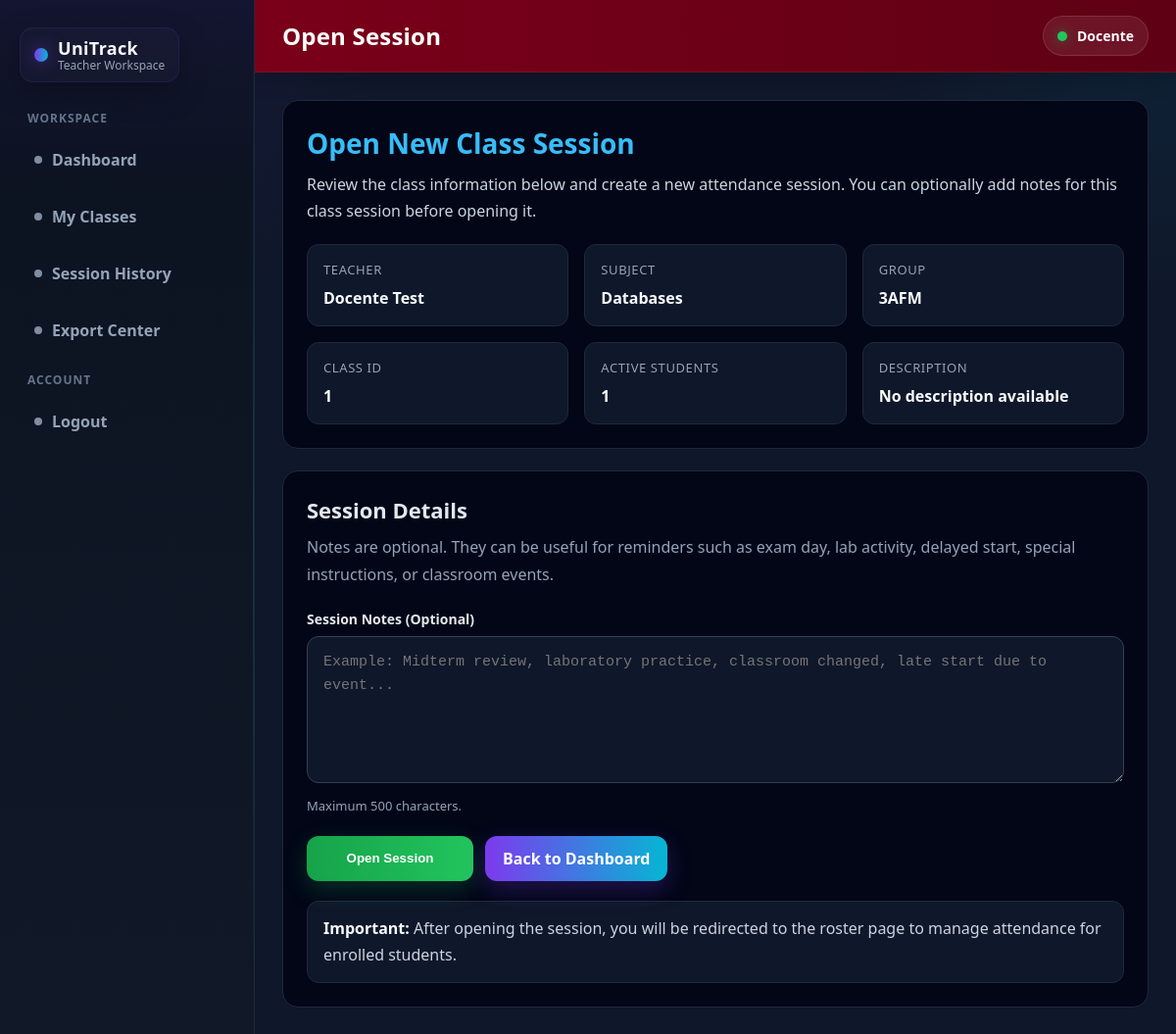
Screenshot of /docente/class/1/open-session-form (signed in) with the database file from the repository.
### app/models/user_model.py (models this page shows, shortened)
class User(UserMixin, db.Model):
    __tablename__ = "users"
    id = db.Column(db.Integer, primary_key=True)
    first_name = db.Column(db.String(100), nullable=False)
    last_name = db.Column(db.String(100), nullable=False)
    username = db.Column(db.String(80), unique=True, nullable=False, index=True)
    email = db.Column(db.String(120), unique=True, nullable=False, index=True)
    phone = db.Column(db.String(20), nullable=False)
    language = db.Column(
        db.String(10),
        nullable=False,
        default="en"
    )
    password_hash = db.Column(db.String(255), nullable=False)
    role = db.Column(
        db.String(30),
        nullable=False,
        default="estudiante",
        index=True
    )
    must_change_password = db.Column(db.Boolean, default=False)
    is_active_user = db.Column(db.Boolean, default=True)
    photo_path = db.Column(db.String(255), nullable=True)
    last_login_at = db.Column(db.DateTime, nullable=True)
    created_at = db.Column(db.DateTime, default=datetime.utcnow, index=True)
    updated_at = db.Column(
        db.DateTime,
        default=datetime.utcnow,
        onupdate=datetime.utcnow
    )
    teaching_classes = db.relationship(
        "ClassGroup",
        backref="teacher",
        lazy=True,
        cascade="all, delete-orphan"
    )
    teaching_sessions = db.relationship(
        "ClassSession",
        foreign_keys="ClassSession.teacher_id",
        backref="teacher_user",
        lazy=True,
        cascade="all, delete-orphan"
    )
    student_class_enrollments = db.relationship(
        "ClassEnrollment",
        foreign_keys="ClassEnrollment.student_id",
        back_populates="student",
        lazy=True,
        cascade="all, delete-orphan"
    )
    student_attendance_records = db.relationship(
        "Attendance",
        foreign_keys="Attendance.student_id",
        backref="student",
        lazy=True,
        cascade="all, delete-orphan"
    )
    def full_name(self):
        return f"{self.first_name} {self.last_name}"

### app/models/class_group_model.py (models this page shows, shortened)
class ClassGroup(db.Model):
    __tablename__ = "class_groups"
    id = db.Column(db.Integer, primary_key=True)
    subject_name = db.Column(db.String(150), nullable=False)
    group_code = db.Column(db.String(50), nullable=False)
    description = db.Column(db.Text, nullable=True)
    teacher_id = db.Column(
        db.Integer,
        db.ForeignKey("users.id"),
        nullable=False,
        index=True
    )
    is_active = db.Column(db.Boolean, default=True, nullable=False)
    created_at = db.Column(db.DateTime, default=datetime.utcnow, nullable=False)
    updated_at = db.Column(
        db.DateTime,
        default=datetime.utcnow,
        onupdate=datetime.utcnow,
        nullable=False
    )
    sessions = db.relationship(
        "ClassSession",
        backref="class_group",
        lazy=True,
        cascade="all, delete-orphan"
    )
    enrollments = db.relationship(
        "ClassEnrollment",
        backref="class_group",
        lazy=True,
        cascade="all, delete-orphan"
    )

### app/routes/docente_views.py (the view)
@docente_views_bp.route("/docente/class/<int:class_group_id>/open-session-form")
@login_required
def docente_open_session_form_page(class_group_id):
    if not docente_page_guard():
        return redirect("/auth/login-page")
    class_group = get_teacher_owned_class_group_or_none(class_group_id)
    if not class_group:
        return redirect("/docente/dashboard")
    return render_template(
        "docente/docente_open_session.html",
        **build_open_session_form_context(class_group=class_group)
    )

### app/__init__.py (called while the page is built)
@login_manager.user_loader
def load_user(user_id):
    return get_user_by_id(int(user_id))

### app/routes/docente_views.py (called while the page is built)
def docente_page_guard():
    if not current_user.is_active_user:
        return False
    if current_user.role != "docente":
        return False
    return True

def get_teacher_owned_class_group_or_none(class_group_id):
    teacher_classes = get_teacher_class_groups(current_user.id)
    for class_group in teacher_classes:
        if class_group.id == class_group_id:
            return class_group
    return None

def build_open_session_form_context(class_group, notes="", error_message=""):
    total_students = len(get_active_students_by_class(class_group.id))
    return {
        "page_title": "Open Session",
        "teacher_name": current_user.full_name(),
        "class_group": class_group,
        "notes_value": notes,
        "error_message": error_message,
        "total_students": total_students,
    }

### app/services/attendance_service.py (called while the page is built)
def get_teacher_class_groups(teacher_id, only_active=True):
    query = db.select(ClassGroup).filter_by(teacher_id=teacher_id)
    if only_active:
        query = query.filter_by(is_active=True)
    query = query.order_by(ClassGroup.subject_name.asc(), ClassGroup.group_code.asc())
    return db.session.execute(query).scalars().all()

### app/services/enrollment_service.py (called while the page is built)
def get_enrollments_by_class(class_group_id, active_only=True):
    query = ClassEnrollment.query.filter_by(class_group_id=class_group_id)
    if active_only:
        query = query.filter_by(is_active=True)
    return query.order_by(ClassEnrollment.joined_at.asc()).all()

def get_active_students_by_class(class_group_id):
    enrollments = get_enrollments_by_class(
        class_group_id=class_group_id,
        active_only=True
    )
    students = []
    for enrollment in enrollments:
        if enrollment.student:
            students.append(enrollment.student)
    return students

### app/services/user_service.py (called while the page is built)
def get_user_by_id(user_id):
    if not user_id:
        return None
    return db.session.get(User, user_id)

### app/templates/docente/docente_open_session.html (shortened to what this page needs)
{% extends "docente/docente_base.html" %}
{% block page_title %}
Open Session
{% endblock %}
{% block content %}
<div class="open-session-wrapper">
    <div class="hero-card">
        <h2>Open New Class Session</h2>
        <p>
            Review the class information below and create a new attendance session.
            You can optionally add notes for this class session before opening it.
        </p>
        <div class="info-grid">
            <div class="info-box">
                <span class="info-label">Teacher</span>
                <div class="info-value">
                    {{ teacher_name if teacher_name else "—" }}
                </div>
            </div>
            <div class="info-box">
                <span class="info-label">Subject</span>
                <div class="info-value">
                    {{ class_group.subject_name if class_group and class_group.subject_name else "—" }}
                </div>
            </div>
            <div class="info-box">
                <span class="info-label">Group</span>
                <div class="info-value">
                    {{ class_group.group_code if class_group and class_group.group_code else "—" }}
                </div>
            </div>
            <div class="info-box">
                <span class="info-label">Class ID</span>
                <div class="info-value">
                    {{ class_group.id if class_group else "—" }}
                </div>
            </div>
            <div class="info-box">
                <span class="info-label">Active Students</span>
                <div class="info-value">
                    {{ total_students }}
                </div>
            </div>
            <div class="info-box">
                <span class="info-label">Description</span>
                <div class="info-value">
                    {{ class_group.description if class_group and class_group.description else "No description available" }}
                </div>
            </div>
        </div>
    </div>
    <div class="form-card">
        <h3>Session Details</h3>
        <p class="form-subtitle">
            Notes are optional. They can be useful for reminders such as exam day,
            lab activity, delayed start, special instructions, or classroom events.
        </p>
        <form method="post" action="/docente/class/{{ class_group.id }}/open-session">
            <div class="form-group">
                <label class="form-label" for="notes">Session Notes (Optional)</label>
                <textarea
                    id="notes"
                    name="notes"
                    class="form-textarea"
                    maxlength="500"
                    placeholder="Example: Midterm review, laboratory practice, classroom changed, late start due to event..."
                >{{ notes_value if notes_value else "" }}</textarea>
                <span class="form-help">
                    Maximum 500 characters.
                </span>
            </div>
            <div class="actions">
                <button type="submit" class="btn btn-success">
                    Open Session
                </button>
                <a href="/docente/dashboard" class="btn btn-primary">
                    Back to Dashboard
                </a>
            </div>
        </form>
        <div class="summary-note">
            <strong>Important:</strong>
            After opening the session, you will be redirected to the roster page to manage attendance for enrolled students.
        </div>
    </div>
</div>
{% endblock %}

### app/templates/docente/docente_base.html (shortened to what this page needs)
<!DOCTYPE html>
<html lang="en">
<head>
</head>
<body>
{% set current_path = request.path %}
<div class="layout">
    <div class="sidebar">
        <div class="logo">
            <div class="logo-badge">
                <div class="logo-mark"></div>
                <div class="logo-text">
                    <div class="logo-title">UniTrack</div>
                    <div class="logo-subtitle">Teacher Workspace</div>
                </div>
            </div>
        </div>
        <div class="nav-section-label">Workspace</div>
        <a
            class="nav-link {% if current_path == '/docente/dashboard' %}active{% endif %}"
            href="{{ url_for('docente_views.docente_dashboard_page') }}">
            <span class="nav-dot"></span>
            Dashboard
        </a>
        <a
            class="nav-link {% if current_path == '/docente/classes' %}active{% endif %}"
            href="{{ url_for('docente_views.docente_classes_page') }}">
            <span class="nav-dot"></span>
            My Classes
        </a>
        <a
            class="nav-link {% if current_path == '/docente/sessions/history' %}active{% endif %}"
            href="{{ url_for('docente_views.docente_session_history_page') }}">
            <span class="nav-dot"></span>
            Session History
        </a>
        <a
            class="nav-link {% if current_path == '/docente/export-center' %}active{% endif %}"
            href="{{ url_for('docente_views.docente_export_center_page') }}">
            <span class="nav-dot"></span>
            Export Center
        </a>
        <div class="nav-section-label">Account</div>
        <a class="nav-link" href="{{ url_for('auth.logout') }}">
            <span class="nav-dot"></span>
            Logout
        </a>
    </div>
    <div class="main">
        <div class="topbar">
            <div class="page-title">
                {% block page_title %}Teacher Panel{% endblock %}
            </div>
            <div class="teacher-box">
                <span class="teacher-avatar"></span>
                {{ current_user.first_name }}
            </div>
        </div>
        <div class="content">
            {% block content %}{% endblock %}
        </div>
    </div>
</div>
</body>
</html>

### app/templates/docente/docente_base.html (style rules this page uses)
:root { --brand-maroon: #7a0019; --brand-maroon-dark: #5f0014; --bg-main: #0f172a; --bg-sidebar: #111827; --bg-card: #111827; --bg-card-soft: #0b1220; --bg-input: #0b1220; --accent-purple: #7c3aed; --accent-blue: #06b6d4; --accent-glow: rgba(124, 58, 237, 0.30); --text-main: #e5e7eb; --text-soft: #94a3b8; --text-muted: #64748b; --border: #1f2937; --success: #22c55e; --danger: #ef4444; --shadow-soft: 0 10px 30px rgba(0,0,0,0.28); --shadow-glow: 0 0 0 1px rgba(124,58,237,0.10), 0 10px 30px rgba(0,0,0,0.25); --button-gradient: linear-gradient(90deg, #7c3aed, #06b6d4); }
* { box-sizing:border-box; }
html, body { margin:0; padding:0; min-height:100%; font-family: "Segoe UI", Arial, sans-serif; background: radial-gradient(circle at top left, rgba(124,58,237,0.10), transparent 25%), radial-gradient(circle at top right, rgba(6,182,212,0.08), transparent 20%), var(--bg-main); color:var(--text-main); }
.layout { display:flex; min-height:100vh; }
.sidebar { width:260px; background: linear-gradient(180deg, rgba(124,58,237,0.08), transparent 18%), linear-gradient(180deg, #0b1220 0%, #111827 100%); border-right:1px solid var(--border); padding:28px 20px; flex-shrink:0; position:relative; }
.sidebar::after { content:""; position:absolute; top:0; right:0; width:1px; height:100%; background:linear-gradient(to bottom, transparent, rgba(6,182,212,0.25), transparent); }
.logo { margin-bottom:28px; }
.logo-badge { display:inline-flex; align-items:center; gap:10px; padding:10px 14px; border-radius:14px; background:rgba(255,255,255,0.02); border:1px solid rgba(124,58,237,0.15); box-shadow: var(--shadow-soft); }
.logo-mark { width:14px; height:14px; border-radius:50%; background:var(--button-gradient); box-shadow: 0 0 18px rgba(124,58,237,0.55); flex-shrink:0; }
.logo-text { display:flex; flex-direction:column; line-height:1.15; }
.logo-title { font-size:18px; font-weight:800; letter-spacing:0.3px; color:#f8fafc; }
.logo-subtitle { font-size:12px; color:var(--text-soft); }
.nav-section-label { margin:18px 8px 10px; font-size:12px; font-weight:700; letter-spacing:1px; text-transform:uppercase; color:var(--text-muted); }
.nav-link { display:flex; align-items:center; gap:10px; padding:12px 14px; margin-bottom:10px; border-radius:12px; text-decoration:none; color:var(--text-soft); border:1px solid transparent; transition:all 0.22s ease; background:transparent; font-weight:600; }
.nav-dot { width:8px; height:8px; border-radius:50%; background:currentColor; opacity:0.85; flex-shrink:0; }
.main { flex:1; display:flex; flex-direction:column; min-width:0; }
.topbar { min-height:74px; border-bottom:1px solid rgba(255,255,255,0.06); display:flex; align-items:center; justify-content:space-between; gap:16px; flex-wrap:wrap; padding:0 28px; background:linear-gradient(90deg, var(--brand-maroon), var(--brand-maroon-dark)); box-shadow:0 6px 20px rgba(0,0,0,0.18); }
.page-title { font-size:24px; font-weight:800; color:#fff; letter-spacing:0.2px; }
.teacher-box { display:inline-flex; align-items:center; gap:10px; padding:10px 14px; border-radius:999px; background:rgba(255,255,255,0.08); border:1px solid rgba(255,255,255,0.12); color:#fff; font-size:14px; font-weight:700; }
.teacher-avatar { width:10px; height:10px; border-radius:50%; background:#22c55e; box-shadow:0 0 14px rgba(34,197,94,0.55); flex-shrink:0; }
.content { padding:28px; overflow:auto; flex:1; }
.btn { min-height:44px; padding:10px 18px; border-radius:12px; border:none; cursor:pointer; font-weight:700; text-decoration:none; display:inline-flex; align-items:center; justify-content:center; transition:all 0.20s ease; box-shadow:none; }
.btn-primary { background:var(--button-gradient); color:#ffffff; box-shadow:0 8px 24px rgba(124,58,237,0.28); }
.btn-success { background:linear-gradient(90deg, #16a34a, #22c55e); color:#ffffff; box-shadow:0 8px 24px rgba(34,197,94,0.22); }
input, select, textarea { background:var(--bg-input); color:var(--text-main); border:1px solid var(--border); border-radius:12px; }

### rows the page displays
User: first_name "Docente"
ClassGroup: subject_name "Databases", group_code "3AFM", id "1", description "No description available"

### other values shown
{{ teacher_name if teacher_name else "—" }} "Docente Test"
{{ total_students }} "1"
